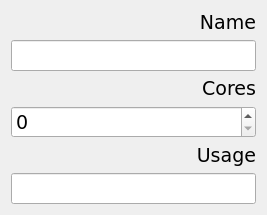
<?xml version="1.0" encoding="UTF-8"?>
<ui version="4.0">
 <class>NetWidget</class>
 <widget class="QWidget" name="NetWidget">
  <property name="geometry">
   <rect>
    <x>0</x>
    <y>0</y>
    <width>267</width>
    <height>210</height>
   </rect>
  </property>
  <property name="font">
   <font>
    <family>Verdana</family>
    <pointsize>14</pointsize>
   </font>
  </property>
  <property name="windowTitle">
   <string>NetWidget</string>
  </property>
  <property name="layoutDirection">
   <enum>Qt::LeftToRight</enum>
  </property>
  <layout class="QVBoxLayout" name="verticalLayout_5">
   <item>
    <layout class="QVBoxLayout" name="verticalLayout">
     <item>
      <widget class="QLabel" name="label">
       <property name="text">
        <string>Name</string>
       </property>
       <property name="alignment">
        <set>Qt::AlignBottom|Qt::AlignRight|Qt::AlignTrailing</set>
       </property>
      </widget>
     </item>
     <item>
      <widget class="QLineEdit" name="name"/>
     </item>
    </layout>
   </item>
   <item>
    <layout class="QVBoxLayout" name="verticalLayout_2">
     <item>
      <widget class="QLabel" name="label_2">
       <property name="text">
        <string>Cores</string>
       </property>
       <property name="alignment">
        <set>Qt::AlignBottom|Qt::AlignRight|Qt::AlignTrailing</set>
       </property>
      </widget>
     </item>
     <item>
      <widget class="QSpinBox" name="cores"/>
     </item>
    </layout>
   </item>
   <item>
    <layout class="QVBoxLayout" name="verticalLayout_4">
     <item>
      <widget class="QLabel" name="label_4">
       <property name="text">
        <string>Usage</string>
       </property>
       <property name="alignment">
        <set>Qt::AlignBottom|Qt::AlignRight|Qt::AlignTrailing</set>
       </property>
      </widget>
     </item>
     <item>
      <widget class="QLineEdit" name="usage"/>
     </item>
    </layout>
   </item>
  </layout>
 </widget>
 <layoutdefault spacing="6" margin="11"/>
 <resources/>
 <connections/>
</ui>
